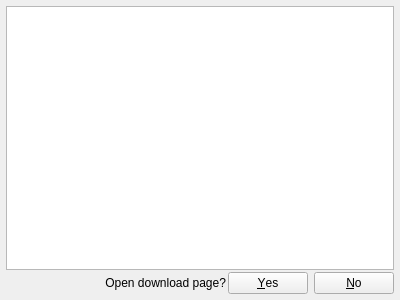
<?xml version="1.0" encoding="UTF-8"?>
<ui version="4.0">
 <class>ShowChangeLogForm</class>
 <widget class="QWidget" name="ShowChangeLogForm">
  <property name="geometry">
   <rect>
    <x>0</x>
    <y>0</y>
    <width>400</width>
    <height>300</height>
   </rect>
  </property>
  <property name="windowTitle">
   <string>New version is available!</string>
  </property>
  <layout class="QGridLayout" name="gridLayout">
   <property name="margin">
    <number>6</number>
   </property>
   <property name="spacing">
    <number>2</number>
   </property>
   <item row="0" column="0">
    <widget class="QTextEdit" name="logText">
     <property name="readOnly">
      <bool>true</bool>
     </property>
     <property name="textInteractionFlags">
      <set>Qt::LinksAccessibleByMouse|Qt::TextSelectableByMouse</set>
     </property>
    </widget>
   </item>
   <item row="1" column="0">
    <layout class="QHBoxLayout" name="horizontalLayout">
     <item>
      <spacer name="horizontalSpacer">
       <property name="orientation">
        <enum>Qt::Horizontal</enum>
       </property>
       <property name="sizeHint" stdset="0">
        <size>
         <width>40</width>
         <height>20</height>
        </size>
       </property>
      </spacer>
     </item>
     <item>
      <widget class="QLabel" name="label">
       <property name="text">
        <string>Open download page?</string>
       </property>
       <property name="alignment">
        <set>Qt::AlignRight|Qt::AlignTrailing|Qt::AlignVCenter</set>
       </property>
      </widget>
     </item>
     <item>
      <widget class="QDialogButtonBox" name="buttonBox">
       <property name="standardButtons">
        <set>QDialogButtonBox::No|QDialogButtonBox::Yes</set>
       </property>
      </widget>
     </item>
    </layout>
   </item>
  </layout>
 </widget>
 <resources/>
 <connections/>
</ui>
